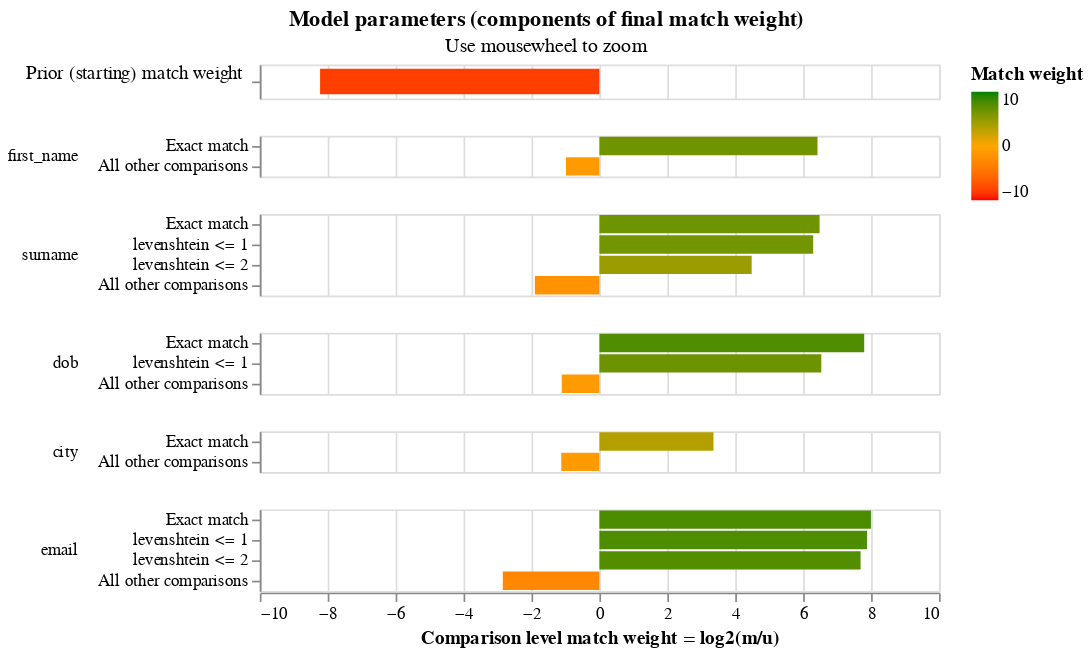

Notebook code for this chart:
### Code cell
linker.match_weights_chart()

### Figure 1 — Vega-Lite specification as saved in the notebook (floating-point values rounded to 4 significant figures)
{"$schema": "https://vega.github.io/schema/vega-lite/v5.2.json", "config": {"header": {"title": null}, "mark": {"tooltip": null}, "title": {"anchor": "middle"}, "view": {"height": 60, "width": 400}}, "data": {"values": [{"bayes_factor": 0.003343, "bayes_factor_description": "The probability that two random records drawn at random match is 0.003 or one in  300.1 records.This is equivalent to a starting match weight of -8.225.", "comparison_name": "probability_two_random_records_match", "comparison_sort_order": -1, "comparison_vector_value": 0, "has_tf_adjustments": false, "is_null_level": false, "label_for_charts": "", "log2_bayes_factor": -8.225, "m_probability": null, "m_probability_description": null, "max_comparison_vector_value": 0, "probability_two_random_records_match": 0.003332, "sql_condition": null, "tf_adjustment_column": null, "tf_adjustment_weight": null, "u_probability": null, "u_probability_description": null}, {"bayes_factor": 85.8, "bayes_factor_description": "If comparison level is `exact match` then comparison is 85.80 times more likely to be a match", "comparison_name": "first_name", "comparison_sort_order": 0, "comparison_vector_value": 1, "has_tf_adjustments": false, "is_null_level": false, "label_for_charts": "Exact match", "log2_bayes_factor": 6.423, "m_probability": 0.4971, "m_probability_description": "Amongst matching record comparisons, 49.71% of records are in the exact match comparison level", "max_comparison_vector_value": 1, "probability_two_random_records_match": 0.003332, "sql_condition": "\"first_name_l\" = \"first_name_r\"", "tf_adjustment_column": null, "tf_adjustment_weight": 1, "u_probability": 0.005794, "u_probability_description": "Amongst non-matching record comparisons, 0.58% of records are in the exact match comparison level"}, {"bayes_factor": 0.5058, "bayes_factor_description": "If comparison level is `all other comparisons` then comparison is  1.98 times less likely to be a match", "comparison_name": "first_name", "comparison_sort_order": 0, "comparison_vector_value": 0, "has_tf_adjustments": false, "is_null_level": false, "label_for_charts": "All other comparisons", "log2_bayes_factor": -0.9833, "m_probability": 0.5029, "m_probability_description": "Amongst matching record comparisons, 50.29% of records are in the all other comparisons comparison level", "max_comparison_vector_value": 1, "probability_two_random_records_match": 0.003332, "sql_condition": "ELSE", "tf_adjustment_column": null, "tf_adjustment_weight": 1, "u_probability": 0.9942, "u_probability_description": "Amongst non-matching record comparisons, 99.42% of records are in the all other comparisons comparison level"}, {"bayes_factor": 89.48, "bayes_factor_description": "If comparison level is `exact match` then comparison is 89.48 times more likely to be a match", "comparison_name": "surname", "comparison_sort_order": 1, "comparison_vector_value": 3, "has_tf_adjustments": false, "is_null_level": false, "label_for_charts": "Exact match", "log2_bayes_factor": 6.484, "m_probability": 0.4376, "m_probability_description": "Amongst matching record comparisons, 43.76% of records are in the exact match comparison level", "max_comparison_vector_value": 3, "probability_two_random_records_match": 0.003332, "sql_condition": "\"surname_l\" = \"surname_r\"", "tf_adjustment_column": null, "tf_adjustment_weight": 1, "u_probability": 0.00489, "u_probability_description": "Amongst non-matching record comparisons, 0.49% of records are in the exact match comparison level"}, {"bayes_factor": 78.52, "bayes_factor_description": "If comparison level is `levenshtein <= 1` then comparison is 78.52 times more likely to be a match", "comparison_name": "surname", "comparison_sort_order": 1, "comparison_vector_value": 2, "has_tf_adjustments": false, "is_null_level": false, "label_for_charts": "levenshtein <= 1", "log2_bayes_factor": 6.295, "m_probability": 0.1857, "m_probability_description": "Amongst matching record comparisons, 18.57% of records are in the levenshtein <= 1 comparison level", "max_comparison_vector_value": 3, "probability_two_random_records_match": 0.003332, "sql_condition": "levenshtein(\"surname_l\", \"surname_r\") <= 1", "tf_adjustment_column": null, "tf_adjustment_weight": 1, "u_probability": 0.002364, "u_probability_description": "Amongst non-matching record comparisons, 0.24% of records are in the levenshtein <= 1 comparison level"}, {"bayes_factor": 22.37, "bayes_factor_description": "If comparison level is `levenshtein <= 2` then comparison is 22.37 times more likely to be a match", "comparison_name": "surname", "comparison_sort_order": 1, "comparison_vector_value": 1, "has_tf_adjustments": false, "is_null_level": false, "label_for_charts": "levenshtein <= 2", "log2_bayes_factor": 4.484, "m_probability": 0.1121, "m_probability_description": "Amongst matching record comparisons, 11.21% of records are in the levenshtein <= 2 comparison level", "max_comparison_vector_value": 3, "probability_two_random_records_match": 0.003332, "sql_condition": "levenshtein(\"surname_l\", \"surname_r\") <= 2", "tf_adjustment_column": null, "tf_adjustment_weight": 1, "u_probability": 0.005009, "u_probability_description": "Amongst non-matching record comparisons, 0.50% of records are in the levenshtein <= 2 comparison level"}, {"bayes_factor": 0.268, "bayes_factor_description": "If comparison level is `all other comparisons` then comparison is  3.73 times less likely to be a match", "comparison_name": "surname", "comparison_sort_order": 1, "comparison_vector_value": 0, "has_tf_adjustments": false, "is_null_level": false, "label_for_charts": "All other comparisons", "log2_bayes_factor": -1.9, "m_probability": 0.2647, "m_probability_description": "Amongst matching record comparisons, 26.47% of records are in the all other comparisons comparison level", "max_comparison_vector_value": 3, "probability_two_random_records_match": 0.003332, "sql_condition": "ELSE", "tf_adjustment_column": null, "tf_adjustment_weight": 1, "u_probability": 0.9877, "u_probability_description": "Amongst non-matching record comparisons, 98.77% of records are in the all other comparisons comparison level"}, {"bayes_factor": 222.5, "bayes_factor_description": "If comparison level is `exact match` then comparison is 222.50 times more likely to be a match", "comparison_name": "dob", "comparison_sort_order": 2, "comparison_vector_value": 2, "has_tf_adjustments": false, "is_null_level": false, "label_for_charts": "Exact match", "log2_bayes_factor": 7.798, "m_probability": 0.3889, "m_probability_description": "Amongst matching record comparisons, 38.89% of records are in the exact match comparison level", "max_comparison_vector_value": 2, "probability_two_random_records_match": 0.003332, "sql_condition": "\"dob_l\" = \"dob_r\"", "tf_adjustment_column": null, "tf_adjustment_weight": 1, "u_probability": 0.001748, "u_probability_description": "Amongst non-matching record comparisons, 0.17% of records are in the exact match comparison level"}, {"bayes_factor": 92.7, "bayes_factor_description": "If comparison level is `levenshtein <= 1` then comparison is 92.70 times more likely to be a match", "comparison_name": "dob", "comparison_sort_order": 2, "comparison_vector_value": 1, "has_tf_adjustments": false, "is_null_level": false, "label_for_charts": "levenshtein <= 1", "log2_bayes_factor": 6.535, "m_probability": 0.1485, "m_probability_description": "Amongst matching record comparisons, 14.85% of records are in the levenshtein <= 1 comparison level", "max_comparison_vector_value": 2, "probability_two_random_records_match": 0.003332, "sql_condition": "levenshtein(\"dob_l\", \"dob_r\") <= 1", "tf_adjustment_column": null, "tf_adjustment_weight": 1, "u_probability": 0.001602, "u_probability_description": "Amongst non-matching record comparisons, 0.16% of records are in the levenshtein <= 1 comparison level"}, {"bayes_factor": 0.4642, "bayes_factor_description": "If comparison level is `all other comparisons` then comparison is  2.15 times less likely to be a match", "comparison_name": "dob", "comparison_sort_order": 2, "comparison_vector_value": 0, "has_tf_adjustments": false, "is_null_level": false, "label_for_charts": "All other comparisons", "log2_bayes_factor": -1.107, "m_probability": 0.4626, "m_probability_description": "Amongst matching record comparisons, 46.26% of records are in the all other comparisons comparison level", "max_comparison_vector_value": 2, "probability_two_random_records_match": 0.003332, "sql_condition": "ELSE", "tf_adjustment_column": null, "tf_adjustment_weight": 1, "u_probability": 0.9967, "u_probability_description": "Amongst non-matching record comparisons, 99.67% of records are in the all other comparisons comparison level"}, {"bayes_factor": 10.26, "bayes_factor_description": "If comparison level is `exact match` then comparison is 10.26 times more likely to be a match", "comparison_name": "city", "comparison_sort_order": 3, "comparison_vector_value": 1, "has_tf_adjustments": true, "is_null_level": false, "label_for_charts": "Exact match", "log2_bayes_factor": 3.36, "m_probability": 0.5661, "m_probability_description": "Amongst matching record comparisons, 56.61% of records are in the exact match comparison level", "max_comparison_vector_value": 1, "probability_two_random_records_match": 0.003332, "sql_condition": "\"city_l\" = \"city_r\"", "tf_adjustment_column": "city", "tf_adjustment_weight": 1, "u_probability": 0.05515, "u_probability_description": "Amongst non-matching record comparisons, 5.51% of records are in the exact match comparison level"}, {"bayes_factor": 0.4593, "bayes_factor_description": "If comparison level is `all other comparisons` then comparison is  2.18 times less likely to be a match", "comparison_name": "city", "comparison_sort_order": 3, "comparison_vector_value": 0, "has_tf_adjustments": false, "is_null_level": false, "label_for_charts": "All other comparisons", "log2_bayes_factor": -1.123, "m_probability": 0.4339, "m_probability_description": "Amongst matching record comparisons, 43.39% of records are in the all other comparisons comparison level", "max_comparison_vector_value": 1, "probability_two_random_records_match": 0.003332, "sql_condition": "ELSE", "tf_adjustment_column": null, "tf_adjustment_weight": 1, "u_probability": 0.9449, "u_probability_description": "Amongst non-matching record comparisons, 94.49% of records are in the all other comparisons comparison level"}, {"bayes_factor": 255.3, "bayes_factor_description": "If comparison level is `exact match` then comparison is 255.30 times more likely to be a match", "comparison_name": "email", "comparison_sort_order": 4, "comparison_vector_value": 3, "has_tf_adjustments": false, "is_null_level": false, "label_for_charts": "Exact match", "log2_bayes_factor": 7.996, "m_probability": 0.5601, "m_probability_description": "Amongst matching record comparisons, 56.01% of records are in the exact match comparison level", "max_comparison_vector_value": 3, "probability_two_random_records_match": 0.003332, "sql_condition": "\"email_l\" = \"email_r\"", "tf_adjustment_column": null, "tf_adjustment_weight": 1, "u_probability": 0.002194, "u_probability_description": "Amongst non-matching record comparisons, 0.22% of records are in the exact match comparison level"}, {"bayes_factor": 235.6, "bayes_factor_description": "If comparison level is `levenshtein <= 1` then comparison is 235.64 times more likely to be a match", "comparison_name": "email", "comparison_sort_order": 4, "comparison_vector_value": 2, "has_tf_adjustments": false, "is_null_level": false, "label_for_charts": "levenshtein <= 1", "log2_bayes_factor": 7.88, "m_probability": 0.1728, "m_probability_description": "Amongst matching record comparisons, 17.28% of records are in the levenshtein <= 1 comparison level", "max_comparison_vector_value": 3, "probability_two_random_records_match": 0.003332, "sql_condition": "levenshtein(\"email_l\", \"email_r\") <= 1", "tf_adjustment_column": null, "tf_adjustment_weight": 1, "u_probability": 0.0007334, "u_probability_description": "Amongst non-matching record comparisons, 0.07% of records are in the levenshtein <= 1 comparison level"}, {"bayes_factor": 206.6, "bayes_factor_description": "If comparison level is `levenshtein <= 2` then comparison is 206.57 times more likely to be a match", "comparison_name": "email", "comparison_sort_order": 4, "comparison_vector_value": 1, "has_tf_adjustments": false, "is_null_level": false, "label_for_charts": "levenshtein <= 2", "log2_bayes_factor": 7.69, "m_probability": 0.1282, "m_probability_description": "Amongst matching record comparisons, 12.82% of records are in the levenshtein <= 2 comparison level", "max_comparison_vector_value": 3, "probability_two_random_records_match": 0.003332, "sql_condition": "levenshtein(\"email_l\", \"email_r\") <= 2", "tf_adjustment_column": null, "tf_adjustment_weight": 1, "u_probability": 0.0006208, "u_probability_description": "Amongst non-matching record comparisons, 0.06% of records are in the levenshtein <= 2 comparison level"}, {"bayes_factor": 0.1393, "bayes_factor_description": "If comparison level is `all other comparisons` then comparison is  7.18 times less likely to be a match", "comparison_name": "email", "comparison_sort_order": 4, "comparison_vector_value": 0, "has_tf_adjustments": false, "is_null_level": false, "label_for_charts": "All other comparisons", "log2_bayes_factor": -2.844, "m_probability": 0.1388, "m_probability_description": "Amongst matching record comparisons, 13.88% of records are in the all other comparisons comparison level", "max_comparison_vector_value": 3, "probability_two_random_records_match": 0.003332, "sql_condition": "ELSE", "tf_adjustment_column": null, "tf_adjustment_weight": 1, "u_probability": 0.9965, "u_probability_description": "Amongst non-matching record comparisons, 99.65% of records are in the all other comparisons comparison level"}]}, "resolve": {"axis": {"y": "independent"}, "scale": {"y": "independent"}}, "selection": {"zoom_selector": {"bind": "scales", "encodings": ["x"], "type": "interval"}}, "title": {"subtitle": "Use mousewheel to zoom", "text": "Model parameters (components of final match weight)"}, "vconcat": [{"encoding": {"color": {"field": "log2_bayes_factor", "scale": {"domain": [-10, 0, 10], "range": ["red", "orange", "green"]}, "title": "Match weight", "type": "quantitative"}, "tooltip": [{"field": "comparison_name", "title": "Comparison name", "type": "nominal"}, {"field": "probability_two_random_records_match", "format": ".4f", "title": "Probability two random records match", "type": "nominal"}, {"field": "log2_bayes_factor", "format": ",.4f", "title": "Equivalent match weight", "type": "quantitative"}, {"field": "bayes_factor_description", "title": "Match weight description", "type": "nominal"}], "x": {"axis": {"domain": false, "labels": false, "ticks": false, "title": ""}, "field": "log2_bayes_factor", "scale": {"domain": [-10, 10]}, "type": "quantitative"}, "y": {"axis": {"title": "Prior (starting) match weight", "titleAlign": "right", "titleAngle": 0, "titleFontWeight": "normal"}, "field": "label_for_charts", "sort": {"field": "comparison_vector_value", "order": "descending"}, "type": "nominal"}}, "height": 20, "mark": {"clip": true, "height": 15, "type": "bar"}, "selection": {"zoom_selector": {"bind": "scales", "encodings": ["x"], "type": "interval"}}, "transform": [{"filter": "(datum.comparison_name == 'probability_two_random_records_match')"}]}, {"encoding": {"color": {"field": "log2_bayes_factor", "scale": {"domain": [-10, 0, 10], "range": ["red", "orange", "green"]}, "title": "Match weight", "type": "quantitative"}, "row": {"field": "comparison_name", "header": {"labelAlign": "left", "labelAnchor": "middle", "labelAngle": 0}, "sort": {"field": "comparison_sort_order"}, "type": "nominal"}, "tooltip": [{"field": "comparison_name", "title": "Comparison name", "type": "nominal"}, {"field": "label_for_charts", "title": "Label", "type": "ordinal"}, {"field": "sql_condition", "title": "SQL condition", "type": "nominal"}, {"field": "m_probability", "format": ".4f", "title": "M probability", "type": "quantitative"}, {"field": "u_probability", "format": ".4f", "title": "U probability", "type": "quantitative"}, {"field": "bayes_factor", "format": ",.4f", "title": "Bayes factor = m/u", "type": "quantitative"}, {"field": "log2_bayes_factor", "format": ",.4f", "title": "Match weight = log2(m/u)", "type": "quantitative"}, {"field": "bayes_factor_description", "title": "Match weight description", "type": "nominal"}], "x": {"axis": {"title": "Comparison level match weight = log2(m/u)"}, "field": "log2_bayes_factor", "scale": {"domain": [-10, 10]}, "type": "quantitative"}, "y": {"axis": {"title": null}, "field": "label_for_charts", "sort": {"field": "comparison_vector_value", "order": "descending"}, "type": "nominal"}}, "height": {"step": 12}, "mark": {"clip": true, "type": "bar"}, "resolve": {"axis": {"y": "independent"}, "scale": {"y": "independent"}}, "selection": {"zoom_selector": {"bind": "scales", "encodings": ["x"], "type": "interval"}}, "transform": [{"filter": "(datum.comparison_name != 'probability_two_random_records_match')"}]}]}
